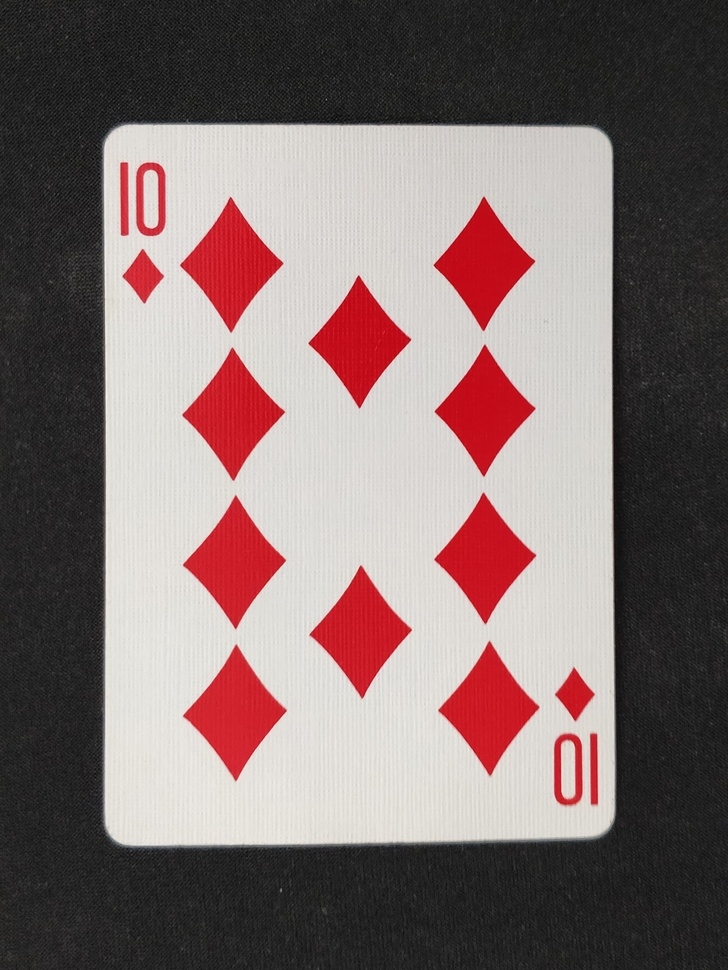
#> input picture Image Recognition Stuff/Test Images/10.jpg, 728 x 970 px, shrunk from 2299 x 3064 before the run
$ python -i cardInfo.py   (imports and definitions only)
#> lines starting #> are read from the running program, lines starting #| are printed output that depends on the picture; after the words box and inside, x2 and y2 are one past the last pixel; in counts of white or black regions, pixels touching at a corner belong together
#> further down, picture is the input picture: shape (970, 728, 3); mean B, G, R 109.9, 110.6, 129
# ------------------------------------------
# Get Card Rank and Suit
# ------------------------------------------

from Identifier import Identify
import numpy as np
import argparse
import imutils
import cv2


def cardInfo(Image):
    # ------------------------------------------
    # Initial Image Operations
    # ------------------------------------------

    # load image from main function
    print(Image.shape)
#| (970, 728, 3)

    # convert to grayscale
    ImGray = cv2.cvtColor(Image, cv2.COLOR_BGR2GRAY)
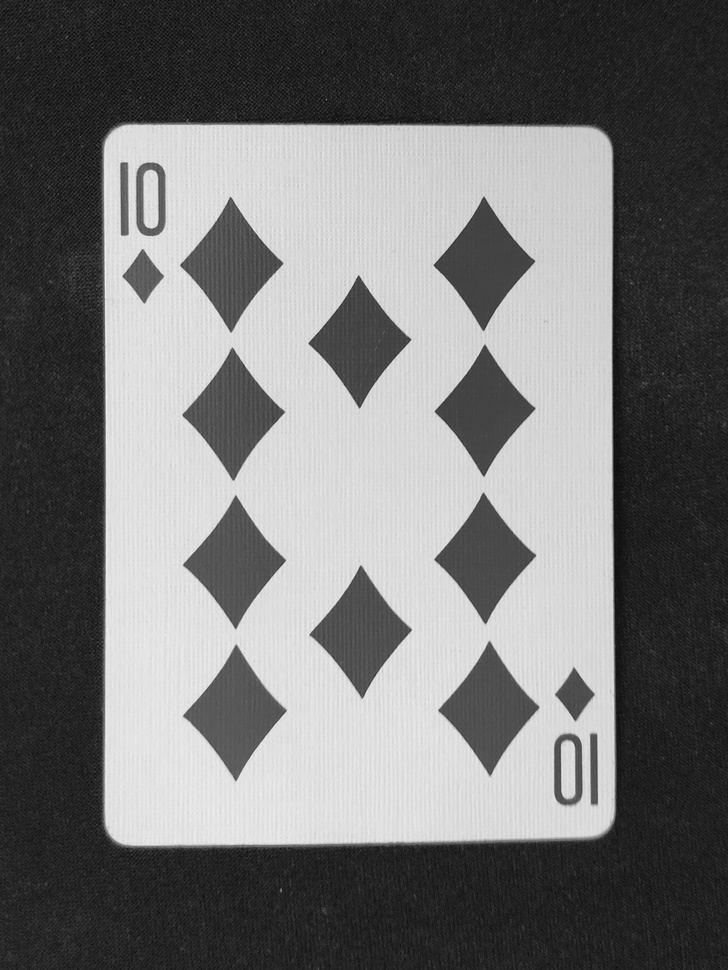
#> ImGray: shape (970, 728); min 3, max 247, mean 116

    # Gaussian blur
    ImBlur = cv2.GaussianBlur(ImGray, (5,5), 0)

    # image threshold
    ImThresh = cv2.threshold(ImBlur, 127, 255, cv2.THRESH_BINARY)[1]
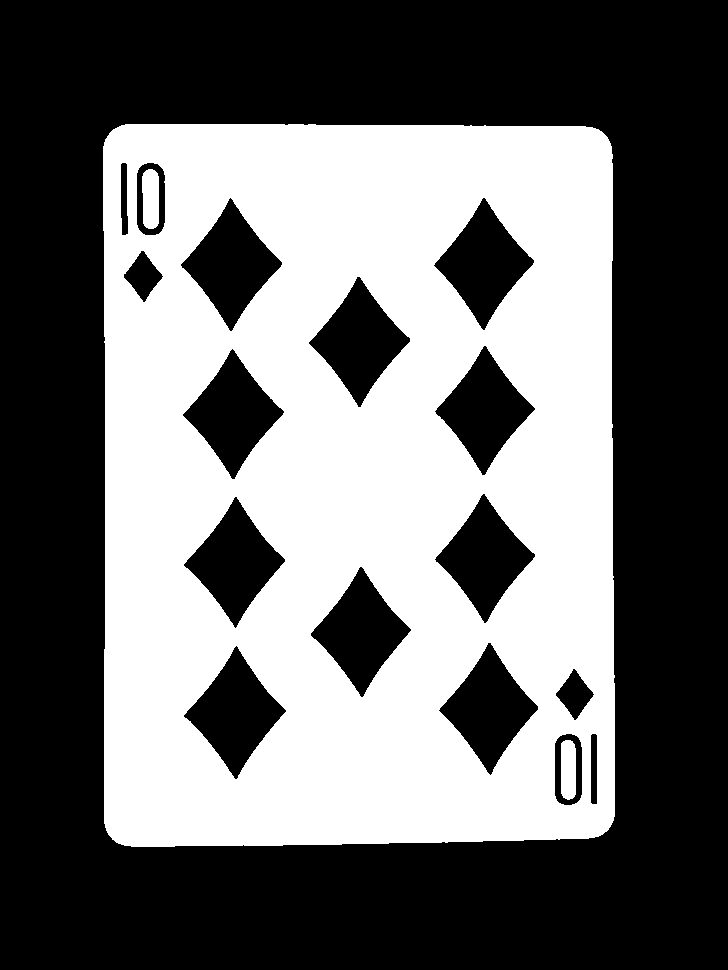
#> ImThresh: shape (970, 728); 42.4% white; 3 white regions

    # find all contours and hierarchies in ImThresh
    # findContours = [allContours, allHierarchies]
    allComponents = cv2.findContours(ImThresh, cv2.RETR_TREE,
                                     cv2.CHAIN_APPROX_SIMPLE)
#> allComponents = 19 contours; largest, box (x1, y1, x2, y2) and area: (103, 124, 615, 847) 364029, (183, 645, 287, 780) 6384, (180, 197, 283, 332) 6380, (433, 197, 535, 331) 6300, (308, 276, 411, 408) 6274

    # allComponents[0] contains the image
    allContours = allComponents[1]
#> allContours = 19 rows, first 6: [-1, -1, 1, -1], [2, -1, -1, 0], [4, 1, 3, 0], [-1, -1, -1, 2], [5, 2, -1, 0], [6, 4, -1, 0]
#> (the run stopped early here; a loop or call above may not have finished)

$ run again, on Image Recognition Stuff/Test Images/2.jpg
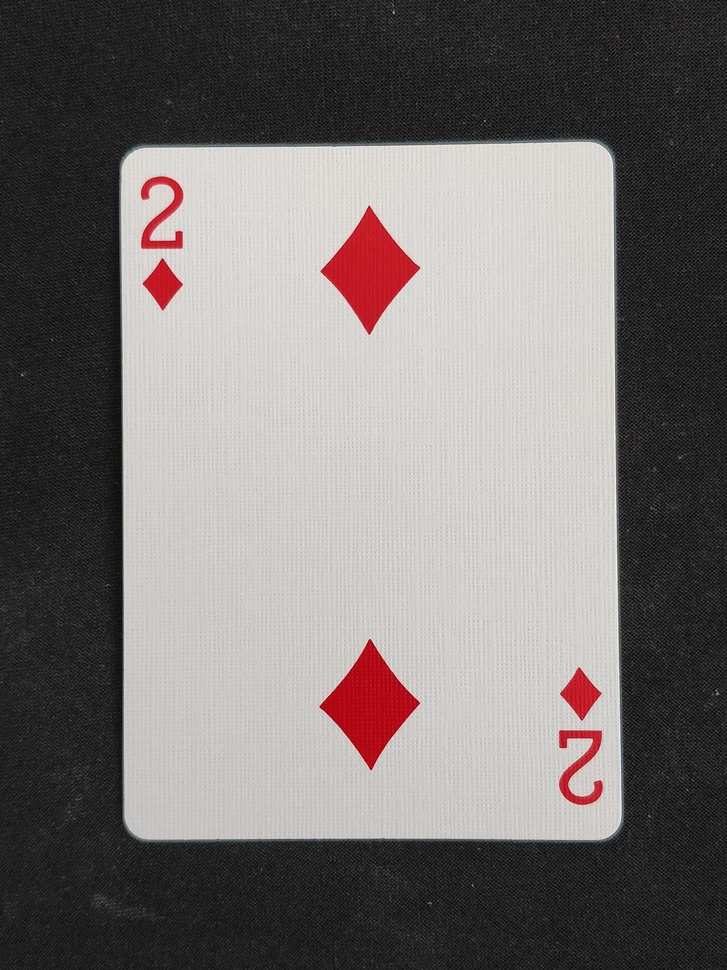
#> input picture Image Recognition Stuff/Test Images/2.jpg, 727 x 970 px, shrunk from 2304 x 3072 before the run
#> picture is the input picture: shape (970, 727, 3); mean B, G, R 113.2, 114.5, 119.3
#| (970, 727, 3)
#> in cardInfo, `ImGray = cv2.cvtColor(Image, cv2.COLOR_BGR2GRAY)`:
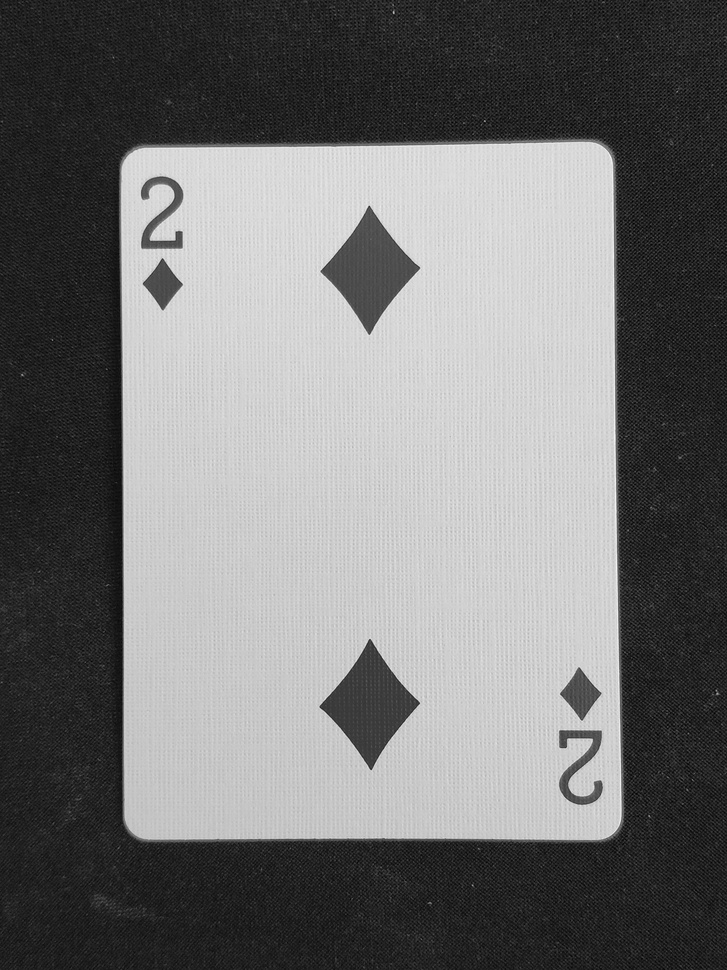
#> ImGray: shape (970, 727); min 0, max 249, mean 115.8
#> in cardInfo, `ImThresh = cv2.threshold(ImBlur, 127, 255, cv2.THRESH_BINARY)[1]`:
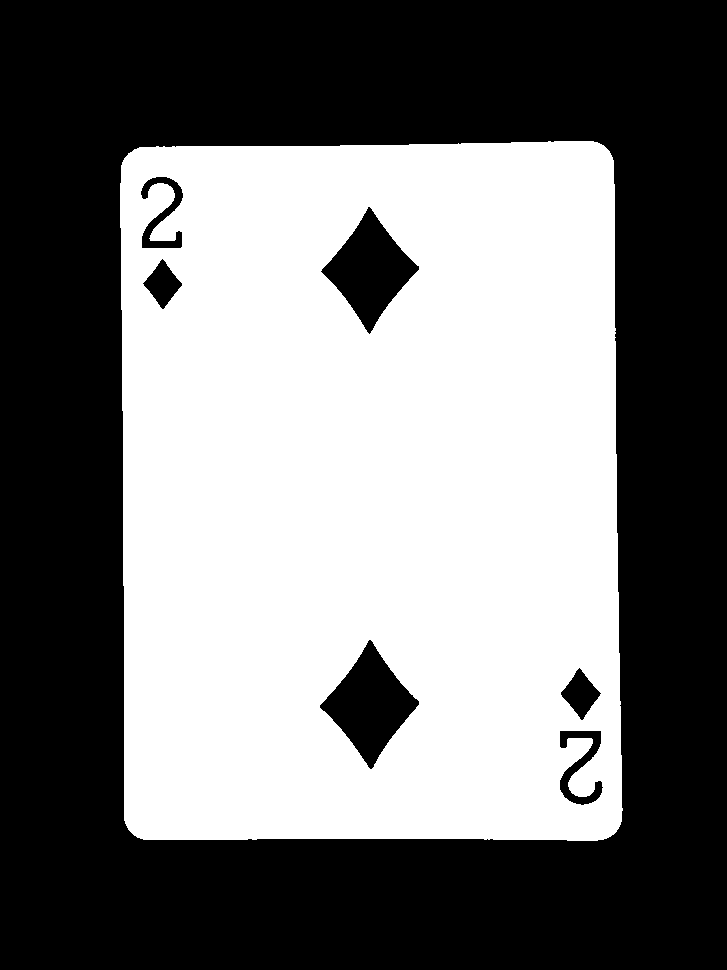
#> ImThresh: shape (970, 727); 46.4% white; 1 white region
#> allComponents = 7 contours; box (x1, y1, x2, y2) and area: (120, 141, 623, 841) 342384, (319, 639, 420, 770) 6156, (320, 206, 420, 335) 5900, (559, 730, 604, 806) 1396, (140, 176, 184, 249) 1262, (560, 667, 602, 721) 1090, (142, 258, 183, 310) 1024
#> allContours = [[-1, -1, 1, -1], [2, -1, -1, 0], [3, 1, -1, 0], [4, 2, -1, 0], [5, 3, -1, 0], [6, 4, -1, 0], [-1, 5, -1, 0]]

$ run again, on Image Recognition Stuff/Test Images/4.jpg
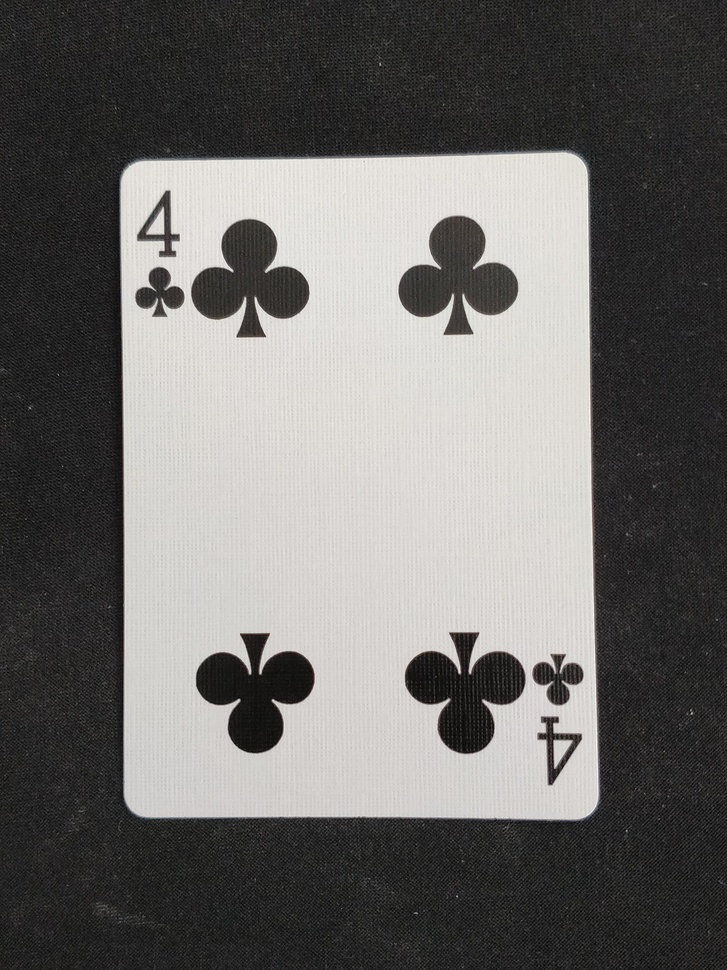
#> input picture Image Recognition Stuff/Test Images/4.jpg, 727 x 970 px, shrunk from 2304 x 3072 before the run
#> picture is the input picture: shape (970, 727, 3); mean B, G, R 105.2, 106.8, 108.4
#| (970, 727, 3)
#> in cardInfo, `ImThresh = cv2.threshold(ImBlur, 127, 255, cv2.THRESH_BINARY)[1]`:
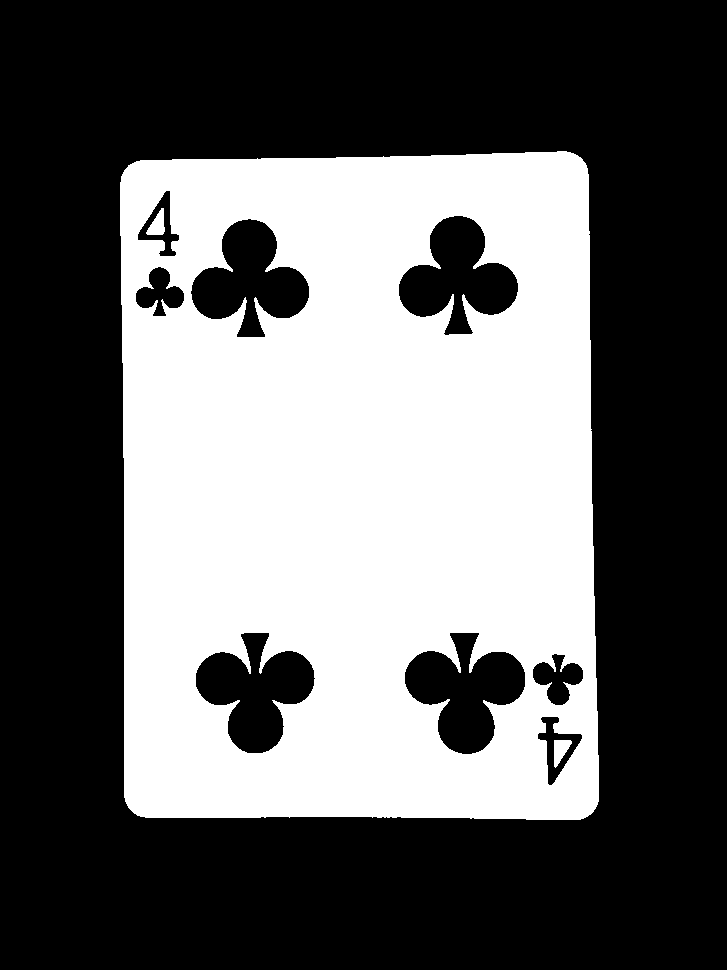
#> ImThresh: shape (970, 727); 38.9% white; 3 white regions
#> allComponents = 11 contours; largest, box (x1, y1, x2, y2) and area: (120, 151, 599, 820) 309572, (404, 632, 526, 755) 8420, (195, 632, 316, 754) 8251, (398, 215, 519, 336) 8056, (190, 218, 310, 338) 7947
#> allContours = [[-1, -1, 1, -1], [3, -1, 2, 0], [-1, -1, -1, 1], [4, 1, -1, 0], [5, 3, -1, 0], [6, 4, -1, 0], [7, 5, -1, 0], [8, 6, -1, 0], [9, 7, -1, 0], [-1, 8, 10, 0], [-1, -1, -1, 9]]
